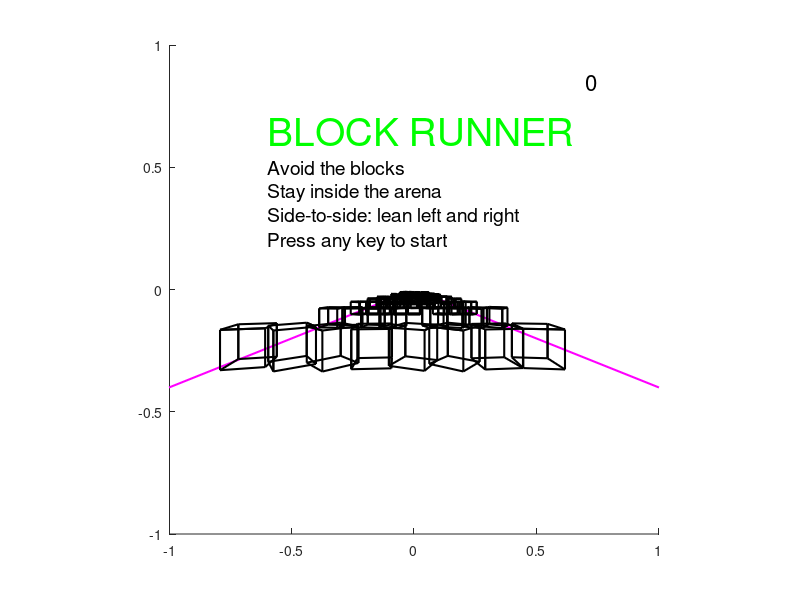

Source code (MATLAB): (Note: this script raises an error after producing the figure.)

% =========================================================================
%         /                                                       \
%        /                                                         \
%       /                      Block Runner                         \
%      /                                                             \
%     /       A Matlab FPV Video Game with Force Plate Controls       \
%    /                                                                 \
%   /                                                                   \
%  /                                                                     \
% =========================================================================
%  Caspian Bell, J. Josiah Steckenrider
%  United States Military Academy
%  West Point, NY

%%%%%%%%%%%%%%%%%%%%%%%%%%%%%%%%%%%%%%%%%%%%%%%%%%%%%%%%%%%%%%%%%%%%%%%%%%%
% Game setup

clear all
close all
clc

% Define global variables for game
global r_wbs vfwd N arena_w harena f angle_wbs w corners_b stance health lossfactor thealth hBlocks2D sensitivity acc dist path condition sortv len wid mN rN lN COPx COPy T Note penalty vidObj secn n;

% Initialize variable for the stored path
path = [];
dist = 0;

% Define translational and rotational "velocities"
vfwdbase = 0.1; % Translational forward
vfwd = vfwdbase;
w = 0.1; % Rotational

% Define force plate sensitivity
sensitivity = 30;

% Define camera focal length
f = 1; % Focal length

% Define width between feet
stance = 0;

%Initialize parameters
COPx=[];
COPy=[];
Note=[];
T=[];
penalty=[];
secn=null(1,2);

% Initialize health level and loss factor
health = 0;
lossfactor = -1;

% Get screen size
screen = get(0,'screensize');

% Define block corners in block reference frame
corners_b = [-0.5 -0.5 -0.5 -0.5 0.5 0.5 0.5 0.5 ; ...
             -0.5 -0.5 0.5 0.5 -0.5 -0.5 0.5 0.5 ; ...
             0 1 0 1 0 1 0 1]; % Origin is at bottom center of block

% Define arena boundaries
r_wa = [0 ; 0.1 ; 0]; % Vector to the back-left corner of the arena
wid = 10; % Width of arena
len = 10*wid; % Length of arena
arena_w = repmat(r_wa,1,4) + ...
    [0 wid wid 0 ; 0 0 len len ; 0 0 0 0]; % 4 corners of arena

% Define location of camera in world frame
r_wc = [5 ; 0 ; 2]; % Vector from world origin to camera position

% Define orientation of camera
yaw_c = 0; % Rotates camera about z
pitch_c = 0; % Rotates camera about y
roll_c = 0; % Rotates camera about x

% Generate rotation matrix from camera to world frame
R_cwz = [cos(-yaw_c) -sin(-yaw_c) 0 ; sin(-yaw_c) cos(-yaw_c) 0 ; 0 0 1];
R_cwy = [cos(-pitch_c) 0 sin(-pitch_c) ; 0 1 0 ; -sin(-pitch_c) 0 cos(-pitch_c)];
R_cwx = [1 0 0 ; 0 cos(-roll_c) -sin(-roll_c) ; 0 sin(-roll_c) cos(-roll_c)];
R_cw = R_cwz*R_cwy*R_cwx;

% Transform arena corners into camera frame
arena_c = R_cw*(arena_w-repmat(r_wc,1,4));

% Randomly generate blocks
rN = 40; % Number of random blocks
blockxs = min(arena_w(1,:)) + wid*rand(1,rN); % Random x-coordinates of blocks
blockys = min(arena_w(2,:))+2*len/3 +len*rand(1,rN)/3; % Random y-coordinates of blocks
blockzs = zeros(1,rN);  % All blocks are positioned on the "floor"
blockvs = zeros(1,rN);  % None of these blocks move laterally
%r_wbs = [blockxs ; blockys ; blockzs]; % Stack all world-to-block position vectors
%angle_wbs = [2*pi*rand(1,N) ; zeros(1,N) ; zeros(1,N)]; % Randomly generate block orientations

% Gernerate moving blocks
mN=20; % Number of moving blocks
Vblk=.2;
blockx=min(arena_w(1,:)) + wid*rand(1,rN); % Random x-coordinates of blocks
blocky=(1:mN)*len/(mN*3)+len/3;
blockz=zeros(1,mN);
blockv=null(1,mN);
for i=1:mN
    if rand>.5
        blockv(i)=-Vblk;
    else 
        blockv(i)=Vblk;
    end
end

% Systematiclly generate lines of blocks
l=8; % Number of blocks per line
n=5; % Number of lines
lN=l*n; % Number of blocks
N=lN+rN+mN;
ld=10; % Distance between lines 
blocksx=null(1,lN);
blocksy=null(1,lN);
blocksz=zeros(1,lN);
blocksv=zeros(1,lN);
vd=randi([1 (l+1)],1,n); % Creates martix of openings
kx=1; % Index for the next x value
ky=1; % Index for the next y value
for i=1:n % Iterates through each line
    for j=1:(l+1) % Iterates through each space on the line
        if vd(i)~=j % Skips the void spot
            blocksx(kx)=(j-.5)*wid/(l+1); % Sets a block at every non void x value
            kx=kx+1; % Increments the x index
        end
    end
    for j=1:l % Iterates through each block in a line
        blocksy(ky)=i*len/(3*n); % Sets the y value for each line evenly spaced out over the whole arena length
        ky=ky+1; % Increments the y index
    end
end

[sorty,sortIndex]=sort(cat(2,blocksy,blockys,blocky));
catx=cat(2,blocksx,blockxs,blockx);
catz=cat(2,blocksz,blockzs,blockz);
catv=cat(2,blocksv,blockvs,blockv);
sortx=catx(sortIndex);
sortz=catz(sortIndex);
sortv=catv(sortIndex);
r_wbs = [sortx; sorty; sortz]; % Stack all world-to-block position vectors
angle_wbs = [2*pi*rand(1,N) ; zeros(1,N) ; zeros(1,N)]; % Randomly generate block orientations

OPy=null(1,len/vfwd);
OPy(1)=5;
for i=1:n
    OPy(1+ld*(i-1))=vd(i);
    for j=(2:ld)
        inx=(i-1)*ld+j;
        OPy(inx)=OPy(inx-1);
    end
end

% Set up 2D plot
hfig = figure(1);
hold on
set(gcf,'units','normalized','outerposition',[0 0 1 1])
% set(gcf,'units','normalized','outerposition',[1/3 1/4 1/3 1/2])
axis equal % Make scaling correct
xlim([-1 1]) % Set x limits from -1 to 1
ylim([-1 1]) % Set y limits from -1 to 1

% Plot arena corners in 2D image
c1 = f*[(arena_c(1,1)/arena_c(2,1)) ; (arena_c(3,1)/arena_c(2,1))];
c2 = f*[(arena_c(1,2)/arena_c(2,2)) ; (arena_c(3,2)/arena_c(2,2))];
c3 = f*[(arena_c(1,3)/arena_c(2,3)) ; (arena_c(3,3)/arena_c(2,3))];
c4 = f*[(arena_c(1,4)/arena_c(2,4)) ; (arena_c(3,4)/arena_c(2,4))];
figure(1)
Xarena = [c1(1) c2(1) c3(1) c4(1) c1(1)];
Yarena = [c1(2) c2(2) c3(2) c4(2) c1(2)];
harena = line(Xarena,Yarena,'color','magenta','linewidth',1.5);

% Plot initial Score
thealth = text(0.70,0.85,'0','FontSize',16);
drawnow

% Transform location of blocks to world and camera frames and plot   
Blocks_c = cell(1,N); % Initialize cell array to store block corners in camera frame
for i = 1:N
    % For each block, determine location of corners in camera frame
    r_wb = r_wbs(:,i); % Extract vector from world origin to ith block origin
    yaw_b = angle_wbs(1,i); % Extract ith yaw
    pitch_b = angle_wbs(2,i); % Extract ith pitch
    roll_b = angle_wbs(3,i); % Extract ith roll
    R_wbz = [cos(yaw_b) -sin(yaw_b) 0 ; sin(yaw_b) cos(yaw_b) 0 ; 0 0 1];
    R_wby = [cos(pitch_b) 0 sin(pitch_b) ; 0 1 0 ; -sin(pitch_b) 0 cos(pitch_b)];
    R_wbx = [1 0 0 ; 0 cos(roll_b) -sin(roll_b) ; 0 sin(roll_b) cos(roll_b)];
    R_wb = R_wbz*R_wby*R_wbx; % Compute 3D rotation matrix for ith block
    corners_w = r_wb + R_wb*corners_b; % Transform ith block's corners into the world frame
    corners_c = R_cw*(corners_w-repmat(r_wc,1,8)); % Transform ith block's corners into camera frame
    
    % Replace vertices behind the camera with small nonzero values (0.01)
    signcheck = (sign(corners_c(2,:)) + 1)/2;
    signcheck = [ones(1,8) ; signcheck ; ones(1,8)];
    corners_c = corners_c.*signcheck;
    corners_c(corners_c == 0) = 0.01;
    Blocks_c{i} = corners_c;
    
    % Project 3D corners onto 2D plane
    c1 = f*[(corners_c(1,1)/corners_c(2,1)) ; (corners_c(3,1)/corners_c(2,1))];
    c2 = f*[(corners_c(1,2)/corners_c(2,2)) ; (corners_c(3,2)/corners_c(2,2))];
    c3 = f*[(corners_c(1,3)/corners_c(2,3)) ; (corners_c(3,3)/corners_c(2,3))];
    c4 = f*[(corners_c(1,4)/corners_c(2,4)) ; (corners_c(3,4)/corners_c(2,4))];
    c5 = f*[(corners_c(1,5)/corners_c(2,5)) ; (corners_c(3,5)/corners_c(2,5))];
    c6 = f*[(corners_c(1,6)/corners_c(2,6)) ; (corners_c(3,6)/corners_c(2,6))];
    c7 = f*[(corners_c(1,7)/corners_c(2,7)) ; (corners_c(3,7)/corners_c(2,7))];
    c8 = f*[(corners_c(1,8)/corners_c(2,8)) ; (corners_c(3,8)/corners_c(2,8))];
    
    % Stack all 8 corners' X and Y coordinates into vectors and plot
    Xblock = [c1(1) c2(1) c4(1) c3(1) c1(1) c5(1) c6(1) c8(1) c7(1) c5(1) c6(1) c2(1) c4(1) c8(1) c7(1) c3(1)];
    Yblock = [c1(2) c2(2) c4(2) c3(2) c1(2) c5(2) c6(2) c8(2) c7(2) c5(2) c6(2) c2(2) c4(2) c8(2) c7(2) c3(2)];
    hblock2D = line(Xblock,Yblock,'color','black','linewidth',1.5);
    
    % Add plot handle to array for in-the-loop plot updating
    hBlocks2D(i) = hblock2D;
    
end

% Intro to game
figure(1)
ht1 = text(-0.6,0.65,'BLOCK RUNNER','Color','green','FontSize',28);
ht2 = text(-0.6,0.5,'Avoid the blocks','Color','black','FontSize',14);
ht3 = text(-0.6,0.4,'Stay inside the arena','Color','black','FontSize',14);
ht4 = text(-0.6,0.3,'Side-to-side: lean left and right','Color','black','FontSize',14);
ht5 = text(-0.6,0.2,'Press any key to start','Color','black','FontSize',14);

% Initialize accumulator and condition variables
acc = 0;
condition = true;
 
% Define global parameters for force plate interaction
global DLLInterface;
global DataHandler;
% global hscat;
 
% Initialize the force plate
status = DLLInitialize(true);
if status == 0
    % Fatal error: there's no DLL to attach to
    error('DLL not found - cannot run application');
end
 
% Start up the dynamic linked library
status = DLLStartup();
DataHandler.DeviceCount = status;
if ( status < 0 )
    % Show error
    disp('Cannot start DLL');    
else
    disp('DLL initialized');    
    % Show the device count
    numstring = sprintf(' %d',status);
    disp(numstring)
    % Set up the device list
    if ( status > 0 )
        titles = cell( 1, status );
        for i = 1 : status
            [ ~, AmpSN ]  = DLLGetAmpID( i );
            [ model, PlatSN ] = DLLGetPlatformID( i );
            tstr = sprintf( ' %d:  %-6s%-24s%s', i, AmpSN, model, PlatSN );
            titles{1,i} = tstr;
        end
    else
        titles = '     ';
    end
    disp(titles);
end
if ( status > 0 )
    CurrentAmp = 1;
else
    CurrentAmp = 0;
end
 
% Set everything up here so as to minimize processing during live data collection
if ~DLLInterface.Running
    
    % Set up data collection
    DataHandler.PacketCount = 0;
    DataHandler.LastIndex = 0;
    DataHandler.DataCount = 0;
    DataHandler.DataPointer = 1;
    DataHandler.AmpOffset = CurrentAmp - 1;
    DataHandler.BufferPoints = 10000;      %  NB: Must be a multiple of 16
 
    % Build the mask for data copying during collection
    ndev = DataHandler.DeviceCount;
    aoff = DataHandler.AmpOffset;
    DataHandler.DataMask = false( 1, ndev * 8 * 16 );
 
    % Set up all channels as active
    nactive = 6;
    DataHandler.DataMask( aoff*8 + 2 : 8*ndev : 128*ndev ) = true;
    DataHandler.DataMask( aoff*8 + 3 : 8*ndev : 128*ndev ) = true;
    DataHandler.DataMask( aoff*8 + 4 : 8*ndev : 128*ndev ) = true;
    DataHandler.DataMask( aoff*8 + 5 : 8*ndev : 128*ndev ) = true;
    DataHandler.DataMask( aoff*8 + 6 : 8*ndev : 128*ndev ) = true;
    DataHandler.DataMask( aoff*8 + 7 : 8*ndev : 128*ndev ) = true;
 
    DataHandler.ActiveChannels = nactive;
    DataHandler.DataLength = nactive * 16;
 
    DataHandler.BufferSize = DataHandler.BufferPoints * nactive;
    DataHandler.Buffer = zeros( 1, DataHandler.BufferSize );
 
    % Call the DLL start command
    DLLCollecting(true);
 
    disp('Starting data collection');
else
    % Call the DLL stop command
    DLLCollecting(false);
    pause( 0.2 );
 
    disp('Stopping data collection');
end
 
% Interface to data collection
DataHandler.Initialized = true;
DataHandler.CallbackCount = 0;
DataHandler.CallbackList = [];
DataHandler.PacketCount = 0;
DataHandler.ActiveChannels = 0;
DataHandler.FzCutoff = 1;
DataHandler.Sample = zeros(1,6);
DataHandler.COP.X = 0;
DataHandler.COP.Y = 0;
 
% Timer creation for data acquisition polling 
handles.AcquisitionTimer = timer;

% % Set up plot [USE FOR DEVELOPMENT AND BASIC TROUBLESHOOTING]
% figure(1)
% hscat = scatter(0,0,'filled');
% xlim([-0.5 0.5])
% ylim([-0.5 0.5])

 %vidObj = VideoWriter('Block_Runner_Demo'); % Create a video object to write frames to
 %vidObj.FrameRate = 24; % Specify the frame rate of the video
 %vidObj.Quality = 100; % Specify the quality (resolution) of the video (100 is best)
 %open(vidObj) % Open the video for writing 

% User begins the game by pressing a button
waitforbuttonpress
delete(ht1)
delete(ht2)   %signal assesment/seperation FFT
delete(ht3)
delete(ht4)
delete(ht5)

%Starts the time
tic

% This is where the juicy stuff actually happens
set(handles.AcquisitionTimer, 'Name', 'Acquisition timer');
set(handles.AcquisitionTimer, 'ExecutionMode', 'fixedRate');
set(handles.AcquisitionTimer, 'Period', 0.03);
set(handles.AcquisitionTimer, 'TimerFcn', {@DLLAcquisition_Block_Runner});

start(handles.AcquisitionTimer)

% Pause until user presses key to end game
pause

% Close things down
% close(vidObj) % Close the video object once simulation is complete
tmrs = [handles.AcquisitionTimer];
for tmr = tmrs
    if tmr.Running
        stop(tmr);
        pause( 0.3 );
    end
    delete(tmr);
end
disp('Closing down the application');
DLLInitialize(false);

% % Plot the COP trace
% timesteps = 1:1:length(path);
% mask = path(:,1) ~= 0;
% maskpath = path(mask,:);
% timesteps = timesteps(mask);
% figure(2)
% plot(maskpath(:,1),maskpath(:,2))
% axis equal

% Plot the path with boxes
figure(3)
hold on
for i = 1:N
r_wb = r_wbs(:,i);
r_wb(2) = r_wb(2) + len;
Xblock = [r_wb(1)-0.5 r_wb(1)+0.5 r_wb(1)+0.5 r_wb(1)-0.5 r_wb(1)-0.5];
Yblock = [r_wb(2)-0.5 r_wb(2)-0.5 r_wb(2)+0.5 r_wb(2)+0.5 r_wb(2)-0.5];
hblock2D = line(Xblock,Yblock,'color','black');
end
arena_w(2,3:4) = arena_w(2,3:4) + len;
Xarena = [arena_w(1,:) arena_w(1,1)];
Yarena = [arena_w(2,:) arena_w(2,1)];
plot(path(:,1),path(:,2),'b')
plot(Xarena,Yarena,'m')
axis equal

% Extracts metrics from the data
Block_Runner_PostProcessing()